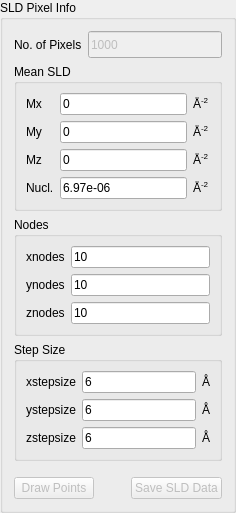
    <widget class="QGroupBox" name="groupBox_SLDPixelInfo">
     <property name="font">
      <font>
       <weight>50</weight>
       <bold>false</bold>
      </font>
     </property>
     <property name="title">
      <string>SLD Pixel Info</string>
     </property>
     <layout class="QGridLayout" name="gridLayout_11">
      <item row="0" column="0">
       <widget class="QLabel" name="lblNoPixels">
        <property name="font">
         <font>
          <weight>50</weight>
          <bold>false</bold>
         </font>
        </property>
        <property name="toolTip">
         <string>Number of pixels.
Not editable.</string>
        </property>
        <property name="text">
         <string>No. of Pixels</string>
        </property>
       </widget>
      </item>
      <item row="0" column="1" colspan="3">
       <widget class="QLineEdit" name="txtNoPixels">
        <property name="enabled">
         <bool>false</bool>
        </property>
        <property name="minimumSize">
         <size>
          <width>110</width>
          <height>27</height>
         </size>
        </property>
        <property name="font">
         <font>
          <weight>50</weight>
          <bold>false</bold>
         </font>
        </property>
        <property name="text">
         <string>1000</string>
        </property>
        <property name="readOnly">
         <bool>true</bool>
        </property>
       </widget>
      </item>
      <item row="1" column="0" colspan="4">
       <widget class="QGroupBox" name="groupBox_5">
        <property name="font">
         <font>
          <weight>50</weight>
          <bold>false</bold>
         </font>
        </property>
        <property name="title">
         <string>Mean SLD</string>
        </property>
        <layout class="QGridLayout" name="gridLayout_8">
         <item row="0" column="0">
          <layout class="QGridLayout" name="gridLayout_4">
           <item row="0" column="0">
            <widget class="QLabel" name="lblMx">
             <property name="font">
              <font>
               <weight>50</weight>
               <bold>false</bold>
              </font>
             </property>
             <property name="toolTip">
              <string>&lt;html&gt;&lt;head/&gt;&lt;body&gt;&lt;p&gt;Mean value of M&lt;span style=&quot; vertical-align:sub;&quot;&gt;x&lt;/span&gt; (x-component of the magnetisation vector).&lt;/p&gt;&lt;/body&gt;&lt;/html&gt;</string>
             </property>
             <property name="text">
              <string>Mx</string>
             </property>
            </widget>
           </item>
           <item row="0" column="1">
            <widget class="QLineEdit" name="txtMx">
             <property name="minimumSize">
              <size>
               <width>70</width>
               <height>18</height>
              </size>
             </property>
             <property name="font">
              <font>
               <weight>50</weight>
               <bold>false</bold>
              </font>
             </property>
             <property name="toolTip">
              <string>x component of the magnetization vector in the laboratory xyz frame</string>
             </property>
             <property name="text">
              <string>0</string>
             </property>
            </widget>
           </item>
           <item row="0" column="2">
            <widget class="QLabel" name="lblUnitMx">
             <property name="font">
              <font>
               <weight>50</weight>
               <bold>false</bold>
              </font>
             </property>
             <property name="text">
              <string>&lt;html&gt;&lt;head/&gt;&lt;body&gt;&lt;p&gt;Å&lt;span style=&quot; vertical-align:super;&quot;&gt;-2&lt;/span&gt;&lt;/p&gt;&lt;/body&gt;&lt;/html&gt;</string>
             </property>
            </widget>
           </item>
           <item row="1" column="0">
            <widget class="QLabel" name="lblMy">
             <property name="font">
              <font>
               <weight>50</weight>
               <bold>false</bold>
              </font>
             </property>
             <property name="toolTip">
              <string>&lt;html&gt;&lt;head/&gt;&lt;body&gt;&lt;p&gt;Mean value of My (y-component of the magnetisation vector).&lt;/p&gt;&lt;/body&gt;&lt;/html&gt;</string>
             </property>
             <property name="text">
              <string>My</string>
             </property>
            </widget>
           </item>
           <item row="1" column="1">
            <widget class="QLineEdit" name="txtMy">
             <property name="minimumSize">
              <size>
               <width>70</width>
               <height>18</height>
              </size>
             </property>
             <property name="font">
              <font>
               <weight>50</weight>
               <bold>false</bold>
              </font>
             </property>
             <property name="toolTip">
              <string>y component of the magnetization vector in the laboratory xyz frame</string>
             </property>
             <property name="text">
              <string>0</string>
             </property>
            </widget>
           </item>
           <item row="1" column="2">
            <widget class="QLabel" name="lblUnitMy">
             <property name="font">
              <font>
               <weight>50</weight>
               <bold>false</bold>
              </font>
             </property>
             <property name="text">
              <string>&lt;html&gt;&lt;head/&gt;&lt;body&gt;&lt;p&gt;Å&lt;span style=&quot; vertical-align:super;&quot;&gt;-2&lt;/span&gt;&lt;/p&gt;&lt;/body&gt;&lt;/html&gt;</string>
             </property>
            </widget>
           </item>
           <item row="2" column="0">
            <widget class="QLabel" name="lblMz">
             <property name="font">
              <font>
               <weight>50</weight>
               <bold>false</bold>
              </font>
             </property>
             <property name="toolTip">
              <string>&lt;html&gt;&lt;head/&gt;&lt;body&gt;&lt;p&gt;Mean value of M&lt;span style=&quot; vertical-align:sub;&quot;&gt;z&lt;/span&gt; (z-component of the magnetisation vector).&lt;/p&gt;&lt;/body&gt;&lt;/html&gt;</string>
             </property>
             <property name="text">
              <string>Mz</string>
             </property>
            </widget>
           </item>
           <item row="2" column="1">
            <widget class="QLineEdit" name="txtMz">
             <property name="minimumSize">
              <size>
               <width>70</width>
               <height>18</height>
              </size>
             </property>
             <property name="font">
              <font>
               <weight>50</weight>
               <bold>false</bold>
              </font>
             </property>
             <property name="toolTip">
              <string>z component of the magnetization vector in the laboratory xyz frame</string>
             </property>
             <property name="text">
              <string>0</string>
             </property>
            </widget>
           </item>
           <item row="2" column="2">
            <widget class="QLabel" name="lblUnitMz">
             <property name="font">
              <font>
               <weight>50</weight>
               <bold>false</bold>
              </font>
             </property>
             <property name="text">
              <string>&lt;html&gt;&lt;head/&gt;&lt;body&gt;&lt;p&gt;Å&lt;span style=&quot; vertical-align:super;&quot;&gt;-2&lt;/span&gt;&lt;/p&gt;&lt;/body&gt;&lt;/html&gt;</string>
             </property>
            </widget>
           </item>
           <item row="3" column="0">
            <widget class="QLabel" name="lblNucl">
             <property name="font">
              <font>
               <weight>50</weight>
               <bold>false</bold>
              </font>
             </property>
             <property name="toolTip">
              <string>&lt;html&gt;&lt;head/&gt;&lt;body&gt;&lt;p&gt;Average of the nuclear scattering density.&lt;/p&gt;&lt;/body&gt;&lt;/html&gt;</string>
             </property>
             <property name="text">
              <string>Nucl.</string>
             </property>
            </widget>
           </item>
           <item row="3" column="1">
            <widget class="QLineEdit" name="txtNucl">
             <property name="minimumSize">
              <size>
               <width>70</width>
               <height>18</height>
              </size>
             </property>
             <property name="font">
              <font>
               <weight>50</weight>
               <bold>false</bold>
              </font>
             </property>
             <property name="text">
              <string>6.97e-06</string>
             </property>
            </widget>
           </item>
           <item row="3" column="2">
            <widget class="QLabel" name="lblUnitNucl">
             <property name="font">
              <font>
               <weight>50</weight>
               <bold>false</bold>
              </font>
             </property>
             <property name="text">
              <string>&lt;html&gt;&lt;head/&gt;&lt;body&gt;&lt;p&gt;Å&lt;span style=&quot; vertical-align:super;&quot;&gt;-2&lt;/span&gt;&lt;/p&gt;&lt;/body&gt;&lt;/html&gt;</string>
             </property>
            </widget>
           </item>
          </layout>
         </item>
        </layout>
       </widget>
      </item>
      <item row="2" column="0" colspan="4">
       <widget class="QGroupBox" name="groupBox_6">
        <property name="font">
         <font>
          <weight>50</weight>
          <bold>false</bold>
         </font>
        </property>
        <property name="title">
         <string>Nodes</string>
        </property>
        <layout class="QGridLayout" name="gridLayout_9">
         <item row="0" column="0">
          <layout class="QGridLayout" name="gridLayout_Nodes">
           <item row="0" column="0">
            <widget class="QLabel" name="lblXnodes">
             <property name="font">
              <font>
               <weight>50</weight>
               <bold>false</bold>
              </font>
             </property>
             <property name="text">
              <string>xnodes</string>
             </property>
            </widget>
           </item>
           <item row="0" column="1">
            <widget class="QLineEdit" name="txtXnodes">
             <property name="minimumSize">
              <size>
               <width>56</width>
               <height>18</height>
              </size>
             </property>
             <property name="font">
              <font>
               <weight>50</weight>
               <bold>false</bold>
              </font>
             </property>
             <property name="text">
              <string>10</string>
             </property>
            </widget>
           </item>
           <item row="1" column="0">
            <widget class="QLabel" name="label_ynodes">
             <property name="font">
              <font>
               <weight>50</weight>
               <bold>false</bold>
              </font>
             </property>
             <property name="text">
              <string>ynodes</string>
             </property>
            </widget>
           </item>
           <item row="1" column="1">
            <widget class="QLineEdit" name="txtYnodes">
             <property name="minimumSize">
              <size>
               <width>56</width>
               <height>18</height>
              </size>
             </property>
             <property name="font">
              <font>
               <weight>50</weight>
               <bold>false</bold>
              </font>
             </property>
             <property name="text">
              <string>10</string>
             </property>
            </widget>
           </item>
           <item row="2" column="0">
            <widget class="QLabel" name="label_znodes">
             <property name="font">
              <font>
               <weight>50</weight>
               <bold>false</bold>
              </font>
             </property>
             <property name="text">
              <string>znodes</string>
             </property>
            </widget>
           </item>
           <item row="2" column="1">
            <widget class="QLineEdit" name="txtZnodes">
             <property name="minimumSize">
              <size>
               <width>56</width>
               <height>18</height>
              </size>
             </property>
             <property name="font">
              <font>
               <weight>50</weight>
               <bold>false</bold>
              </font>
             </property>
             <property name="text">
              <string>10</string>
             </property>
            </widget>
           </item>
          </layout>
         </item>
        </layout>
       </widget>
      </item>
      <item row="3" column="0" colspan="4">
       <widget class="QGroupBox" name="groupBox_Stepsize">
        <property name="font">
         <font>
          <weight>50</weight>
          <bold>false</bold>
         </font>
        </property>
        <property name="title">
         <string>Step Size</string>
        </property>
        <layout class="QGridLayout" name="gridLayout_10">
         <item row="0" column="0">
          <layout class="QGridLayout" name="gridLayout_Stepsize">
           <item row="0" column="0">
            <widget class="QLabel" name="lblXstepsize">
             <property name="font">
              <font>
               <weight>50</weight>
               <bold>false</bold>
              </font>
             </property>
             <property name="text">
              <string>xstepsize</string>
             </property>
            </widget>
           </item>
           <item row="0" column="1">
            <widget class="QLineEdit" name="txtXstepsize">
             <property name="minimumSize">
              <size>
               <width>50</width>
               <height>18</height>
              </size>
             </property>
             <property name="font">
              <font>
               <weight>50</weight>
               <bold>false</bold>
              </font>
             </property>
             <property name="text">
              <string>6</string>
             </property>
            </widget>
           </item>
           <item row="0" column="2">
            <widget class="QLabel" name="lblUnitx">
             <property name="font">
              <font>
               <weight>50</weight>
               <bold>false</bold>
              </font>
             </property>
             <property name="text">
              <string>Å</string>
             </property>
            </widget>
           </item>
           <item row="1" column="0">
            <widget class="QLabel" name="lblYstepsize">
             <property name="font">
              <font>
               <weight>50</weight>
               <bold>false</bold>
              </font>
             </property>
             <property name="text">
              <string>ystepsize</string>
             </property>
            </widget>
           </item>
           <item row="1" column="1">
            <widget class="QLineEdit" name="txtYstepsize">
             <property name="minimumSize">
              <size>
               <width>50</width>
               <height>18</height>
              </size>
             </property>
             <property name="font">
              <font>
               <weight>50</weight>
               <bold>false</bold>
              </font>
             </property>
             <property name="text">
              <string>6</string>
             </property>
            </widget>
           </item>
           <item row="1" column="2">
            <widget class="QLabel" name="lblUnity">
             <property name="font">
              <font>
               <weight>50</weight>
               <bold>false</bold>
              </font>
             </property>
             <property name="text">
              <string>Å</string>
             </property>
            </widget>
           </item>
           <item row="2" column="0">
            <widget class="QLabel" name="lblZstepsize">
             <property name="font">
              <font>
               <weight>50</weight>
               <bold>false</bold>
              </font>
             </property>
             <property name="text">
              <string>zstepsize</string>
             </property>
            </widget>
           </item>
           <item row="2" column="1">
            <widget class="QLineEdit" name="txtZstepsize">
             <property name="minimumSize">
              <size>
               <width>50</width>
               <height>18</height>
              </size>
             </property>
             <property name="font">
              <font>
               <weight>50</weight>
               <bold>false</bold>
              </font>
             </property>
             <property name="text">
              <string>6</string>
             </property>
            </widget>
           </item>
           <item row="2" column="2">
            <widget class="QLabel" name="lblUnitz">
             <property name="font">
              <font>
               <weight>50</weight>
               <bold>false</bold>
              </font>
             </property>
             <property name="text">
              <string>Å</string>
             </property>
            </widget>
           </item>
          </layout>
         </item>
        </layout>
       </widget>
      </item>
      <item row="4" column="0">
       <spacer name="verticalSpacer_2">
        <property name="orientation">
         <enum>Qt::Vertical</enum>
        </property>
        <property name="sizeHint" stdset="0">
         <size>
          <width>10</width>
          <height>10</height>
         </size>
        </property>
       </spacer>
      </item>
      <item row="5" column="0" colspan="2">
       <widget class="QPushButton" name="cmdDrawpoints">
        <property name="enabled">
         <bool>false</bool>
        </property>
        <property name="sizePolicy">
         <sizepolicy hsizetype="Minimum" vsizetype="Fixed">
          <horstretch>0</horstretch>
          <verstretch>0</verstretch>
         </sizepolicy>
        </property>
        <property name="font">
         <font>
          <weight>50</weight>
          <bold>false</bold>
         </font>
        </property>
        <property name="toolTip">
         <string>&lt;html&gt;&lt;head/&gt;&lt;body&gt;&lt;p&gt;Draw a scatter plot for sld profile (without arrows)&lt;/p&gt;&lt;/body&gt;&lt;/html&gt;</string>
        </property>
        <property name="text">
         <string>Draw Points</string>
        </property>
        <property name="autoDefault">
         <bool>false</bool>
        </property>
       </widget>
      </item>
      <item row="5" column="2">
       <spacer name="horizontalSpacer">
        <property name="orientation">
         <enum>Qt::Horizontal</enum>
        </property>
        <property name="sizeHint" stdset="0">
         <size>
          <width>7</width>
          <height>20</height>
         </size>
        </property>
       </spacer>
      </item>
      <item row="5" column="3">
       <widget class="QPushButton" name="cmdSave">
        <property name="enabled">
         <bool>false</bool>
        </property>
        <property name="sizePolicy">
         <sizepolicy hsizetype="Minimum" vsizetype="Fixed">
          <horstretch>0</horstretch>
          <verstretch>0</verstretch>
         </sizepolicy>
        </property>
        <property name="font">
         <font>
          <weight>50</weight>
          <bold>false</bold>
         </font>
        </property>
        <property name="toolTip">
         <string>&lt;html&gt;&lt;head/&gt;&lt;body&gt;&lt;p&gt;Save the sld data as sld format.&lt;/p&gt;&lt;/body&gt;&lt;/html&gt;</string>
        </property>
        <property name="text">
         <string>Save SLD Data</string>
        </property>
        <property name="autoDefault">
         <bool>false</bool>
        </property>
       </widget>
      </item>
     </layout>
     <zorder>cmdDrawpoints</zorder>
     <zorder>cmdSave</zorder>
     <zorder>lblNoPixels</zorder>
     <zorder>txtNoPixels</zorder>
     <zorder>groupBox_5</zorder>
     <zorder>groupBox_6</zorder>
     <zorder>groupBox_Stepsize</zorder>
     <zorder>verticalSpacer_2</zorder>
    </widget>
